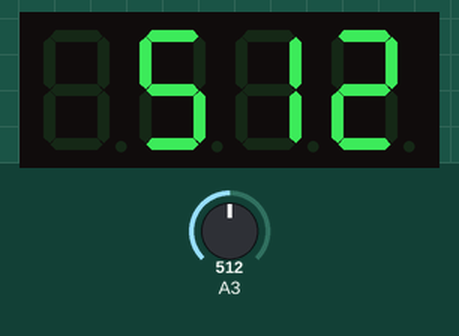
Simulated run of this sketch. Board: ATtiny85, built with avr-gcc and run on an emulated ATtiny85. On the bench: 4-digit seven-segment display. Inputs (shaded band) come from the test bench; at power-on: A3 = 512.

Above: at 1.2 s.
1.3 s: A3 set to 716
At 1.7 s:
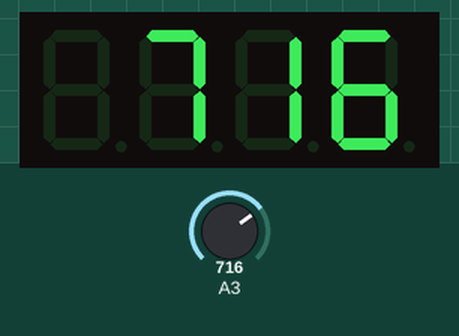
2.8 s: A3 set to 900
At 3.4 s:
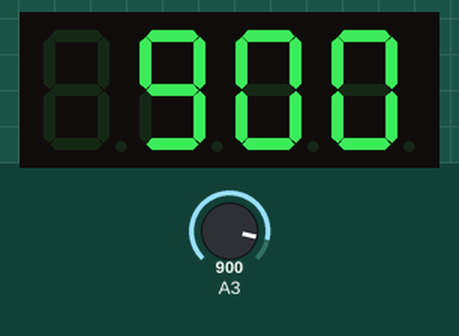
4.3 s: A3 set to 1023
At 5.1 s:
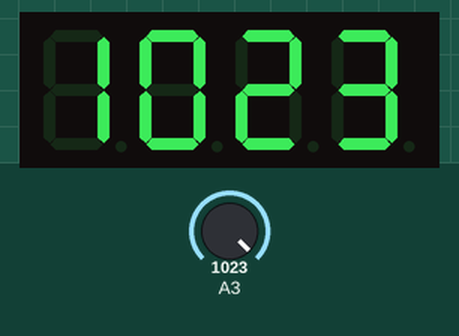
Timing chart, 0 to 7.3 s (numbered marks = the images above; inputs shaded):
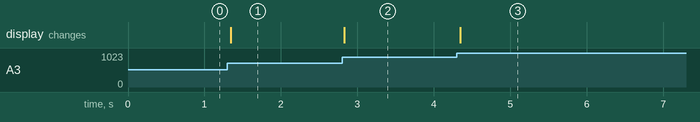

The sketch:

attiny85_and_LDR.ino
```cpp
#include <TinyWireM.h>
#include <TM1637Display.h>
const int CLK = 0;
const int DIO = 1;
TM1637Display display(CLK, DIO);
int analogPin = 3;
void setup() {
  display.setBrightness(5);
}
void loop() {
  int ldrValue = analogRead(analogPin);
  display.showNumberDec(ldrValue);
  delay(10);
}
```

Measured:
- after the input at 1.3 s, the display: changes after 0.05 s (image 1)
- after the input at 2.8 s, the display: changes at once (image 2)
- after the input at 4.3 s, the display: changes at once (image 3)
